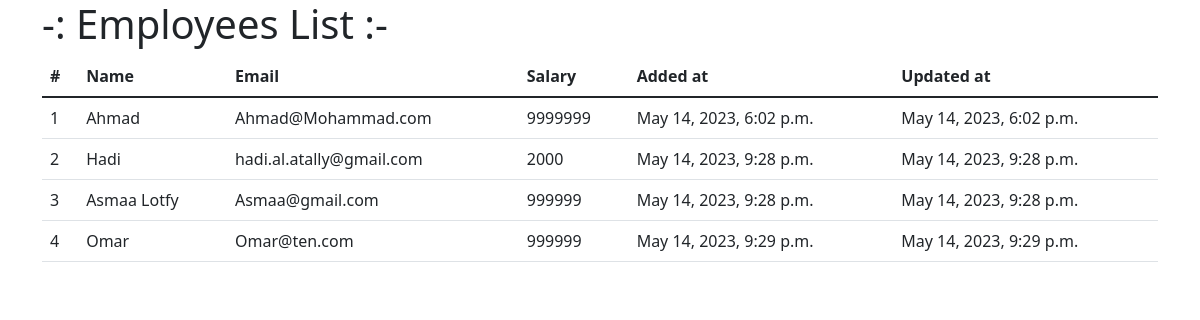
The page /valeo/ on the database its author committed.
### valeo/models.py (models this page shows)
class Employee(models.Model):
    name = models.CharField(max_length=30)
    email = models.EmailField()
    salary = models.IntegerField(default=0, null=True, blank=True)
    created_at = models.DateTimeField(auto_now_add=True, null=True)
    updated_at = models.DateTimeField(auto_now=True, null=True)

### valeo/views.py (the view)
# urls.py: path('valeo/',index),
def index(request):
    employees = Employee.objects.all()
    return render(request, 'index.html' , context={'employees': employees})

### valeo/templates/index.html (shortened to what this page needs)
<!DOCTYPE html>
<html lang="en">
<head>
    <link href="https://cdn.jsdelivr.net/npm/bootstrap@5.1.3/dist/css/bootstrap.min.css" rel="stylesheet">
</head>
<body>
<div class="container">
        <h1> -: Employees List :-  </h1>
<table class="table">
<thead>
  <tr>
    <th scope='col'>#</th>
    <th scope='col'>Name</th>
    <th scope='col'>Email</th>
    <th scope='col'>Salary</th>
    <th scope='col'>Added at</th>
    <th scope='col'>Updated at</th>
  </tr>
</thead>
<tbody>
{% for emp in employees  %}
  <tr>
    <td>{{ emp.id }}</td>
    <td>{{ emp.name }}</td>
    <td>{{ emp.email }}</td>
    <td>{{ emp.salary }}</td>
    <td>{{ emp.created_at }}</td>
    <td>{{ emp.updated_at }}</td>
  </tr>
{% endfor %}
</tbody>
</table>
    </div>
</body>
</html>

### rows shown on the page
Employee: id "1", name "Ahmad", email "Ahmad@Mohammad.com", salary "9999999", created_at "May 14, 2023, 6:02 p.m.", updated_at "May 14, 2023, 6:02 p.m."
Employee: id "2", name "Hadi", email "hadi.al.atally@gmail.com", salary "2000", created_at "May 14, 2023, 9:28 p.m.", updated_at "May 14, 2023, 9:28 p.m."
Employee: id "3", name "Asmaa Lotfy", email "Asmaa@gmail.com", salary "999999", created_at "May 14, 2023, 9:28 p.m.", updated_at "May 14, 2023, 9:28 p.m."
Employee: id "4", name "Omar", email "Omar@ten.com", salary "999999", created_at "May 14, 2023, 9:29 p.m.", updated_at "May 14, 2023, 9:29 p.m."
